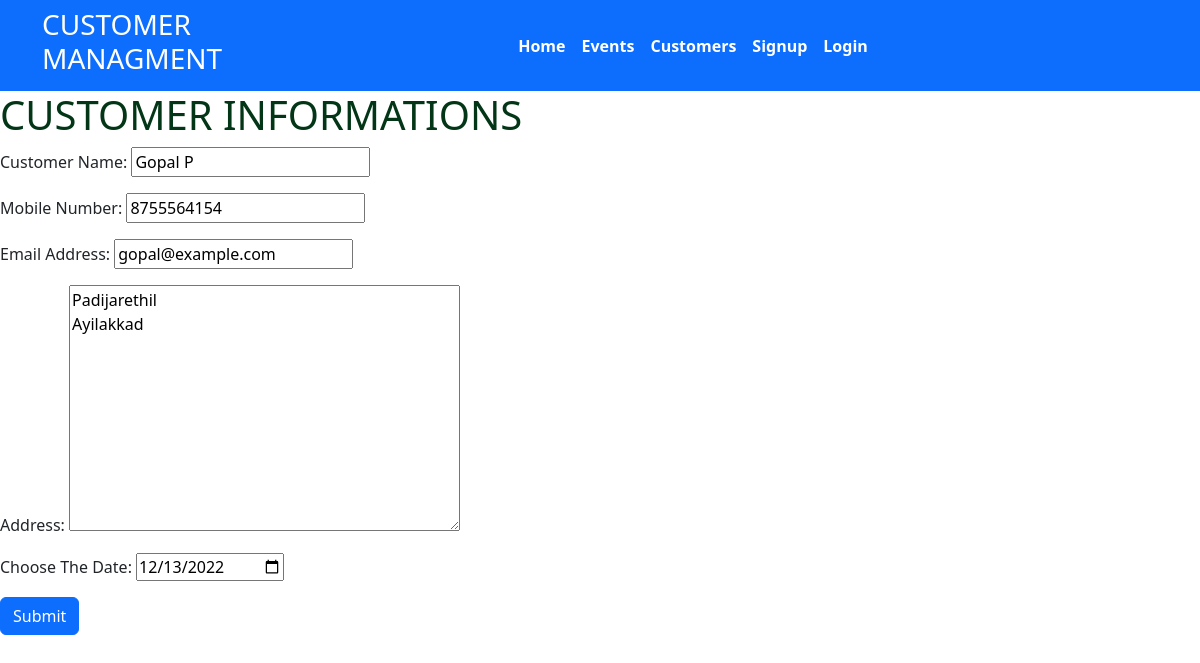
/customer/13/, run on the app's committed database.
### home/models.py (models this page shows, shortened)
class Customer(models.Model):
    customer_name = models.CharField(max_length=155,null=True)
    customer_number = models.CharField(max_length=10)
    customer_email = models.EmailField()
    customer_address = models.TextField(max_length=200)
    customer_dob = models.DateField()
    info_added_on = models.DateField(auto_now=True)

### home/views.py (the view)
# urls.py: path('customer',views.customer, name="customer"),
def customer(request,id=0):
    if request.method == 'POST':
        if id==0:
            form = CustomerForm(request.POST)
        else:
            customer = Customer.objects.get(pk=id)
            form = CustomerForm(request.POST, instance=customer)
        if form.is_valid():
            form.save()
        return redirect('customerlist')
    else:
        if id == 0:
            form = CustomerForm()
        else:
            customer = Customer.objects.get(pk=id)
            form = CustomerForm(instance=customer)
        context = {
            'form': form
        }
    return render(request, 'customer.html',context)

### home/forms.py
class CustomerForm(forms.ModelForm):
    class Meta:
        model = Customer
        fields = '__all__'
        widgets ={
            'customer_dob': DateInput(),
        }
        labels ={
            "customer_name"  : "Customer Name",
            "customer_email" : "Email Address",
            "customer_address" : " Address",
            "customer_number" : " Mobile Number",
            "customer_dob" : "Choose The Date",
        }

### templates/customer.html (shortened to what this page needs)
{% extends 'base.html'%}
{% block content %}
    <h1>CUSTOMER INFORMATIONS</h1>
    <form action="" method="POST">
        {{form.as_p}}
        <button class="btn btn-primary mb-4" type="submit">Submit</button>
    </form>
{% endblock %}

### static/css/style.css (style rules this page uses)
h1 { color: rgb(2, 54, 22); margin: 12px auto; }
label { cursor: pointer; }

### data on the page
Customer: customer_name "Gopal P", customer_number "8755564154", customer_email "gopal@example.com", customer_address "Padijarethil Ayilakkad", customer_dob "12/13/2022"
